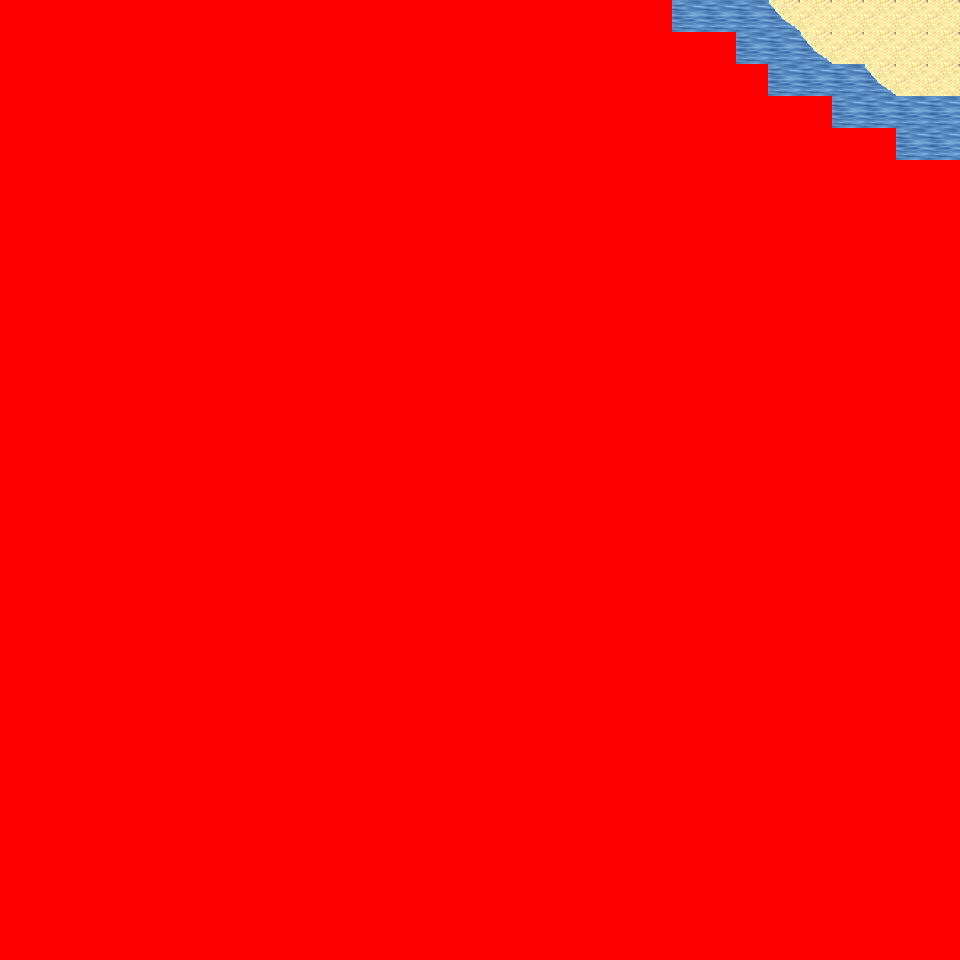

Below is a game level as drawn by its tile map, then a one-line description and the .tmx that defines it (tile-layer data replaced by summaries):
An orthogonal 30x30 tile map with 32x32 px tiles, 6 tile layers (Ground, Object, Object2, Above, ...), 51 tilesets and 2 objects (2x mapchange).

<map version="1.0" orientation="orthogonal" renderorder="right-down" width="30" height="30" tilewidth="32" tileheight="32" nextobjectid="3">
  <tileset firstgid="1" name="tileset_logic_collision" tilewidth="32" tileheight="32" tilecount="1" columns="1">
    <image source="../drawable/tileset_logic_collision.png" width="32" height="32" />
  </tileset>
  <tileset firstgid="2" name="tileset_ground_ground" tilewidth="32" tileheight="32" tilecount="33" columns="3">
    <image source="../drawable/tileset_ground_ground.png" width="96" height="352" />
  </tileset>
  <tileset firstgid="35" name="tileset_ground_water_pool" tilewidth="32" tileheight="32" tilecount="72" columns="3">
    <image source="../drawable/tileset_ground_water_pool.png" width="96" height="768" />
  </tileset>
  <tileset firstgid="107" name="tileset_furniture_carpet_plain_colours" tilewidth="32" tileheight="32" tilecount="10" columns="10">
    <image source="../drawable/tileset_furniture_carpet_plain_colours.png" width="320" height="32" />
  </tileset>
  <tileset firstgid="117" name="tileset_ground_brown_paving" tilewidth="32" tileheight="32" tilecount="2" columns="2">
    <image source="../drawable/tileset_ground_brown_paving.png" width="64" height="32" />
  </tileset>
  <tileset firstgid="119" name="tileset_ground_water_water" tilewidth="32" tileheight="32" tilecount="24" columns="3">
    <image source="../drawable/tileset_ground_water_water.png" width="96" height="256" />
  </tileset>
  <tileset firstgid="143" name="tileset_building_fence_fence_chunky" tilewidth="32" tileheight="32" tilecount="21" columns="3">
    <image source="../drawable/tileset_building_fence_fence_chunky.png" width="96" height="224" />
  </tileset>
  <tileset firstgid="164" name="tileset_ground_water_pool_corners" tilewidth="32" tileheight="32" tilecount="72" columns="3">
    <image source="../drawable/tileset_ground_water_pool_corners.png" width="96" height="768" />
  </tileset>
  <tileset firstgid="236" name="tileset_ground_grass_edges" tilewidth="32" tileheight="32" tilecount="36" columns="12">
    <image source="../drawable/tileset_ground_grass_edges.png" width="384" height="96" />
  </tileset>
  <tileset firstgid="272" name="tileset_ground_grass_corners" tilewidth="32" tileheight="32" tilecount="24" columns="6">
    <image source="../drawable/tileset_ground_grass_corners.png" width="192" height="128" />
  </tileset>
  <tileset firstgid="296" name="tileset_plant_grasses" tilewidth="32" tileheight="32" tilecount="6" columns="3">
    <image source="../drawable/tileset_plant_grasses.png" width="96" height="64" />
  </tileset>
  <tileset firstgid="302" name="tileset_plant_flower_daisy_white" tilewidth="32" tileheight="32" tilecount="8" columns="2">
    <image source="../drawable/tileset_plant_flower_daisy_white.png" width="64" height="128" />
  </tileset>
  <tileset firstgid="310" name="tileset_building_door_door_w" tilewidth="32" tileheight="32" tilecount="6" columns="2">
    <image source="../drawable/tileset_building_door_door_w.png" width="64" height="96" />
  </tileset>
  <tileset firstgid="316" name="tileset_building_wall_wood" tilewidth="32" tileheight="32" tilecount="16" columns="4">
    <image source="../drawable/tileset_building_wall_wood.png" width="128" height="128" />
  </tileset>
  <tileset firstgid="332" name="tileset_building_door_door_e" tilewidth="32" tileheight="32" tilecount="6" columns="2">
    <image source="../drawable/tileset_building_door_door_e.png" width="64" height="96" />
  </tileset>
  <tileset firstgid="338" name="tileset_ground_ground_2" tilewidth="32" tileheight="32" tilecount="4" columns="4">
    <image source="../drawable/tileset_ground_ground_2.png" width="128" height="32" />
  </tileset>
  <tileset firstgid="342" name="tileset_building_wall_stone" tilewidth="32" tileheight="32" tilecount="12" columns="3">
    <image source="../drawable/tileset_building_wall_stone.png" width="96" height="128" />
  </tileset>
  <tileset firstgid="354" name="tileset_building_wall_wall_brown" tilewidth="32" tileheight="32" tilecount="12" columns="3">
    <image source="../drawable/tileset_building_wall_wall_brown.png" width="96" height="128" />
  </tileset>
  <tileset firstgid="366" name="tileset_building_door_door_n" tilewidth="32" tileheight="32" tilecount="6" columns="3">
    <image source="../drawable/tileset_building_door_door_n.png" width="96" height="64" />
  </tileset>
  <tileset firstgid="372" name="tileset_building_church" tilewidth="32" tileheight="32" tilecount="56" columns="8">
    <image source="../drawable/tileset_building_church.png" width="256" height="224" />
  </tileset>
  <tileset firstgid="428" name="tileset_building_castle" tilewidth="32" tileheight="32" tilecount="320" columns="20">
    <image source="../drawable/tileset_building_castle.png" width="640" height="512" />
  </tileset>
  <tileset firstgid="748" name="tileset_plant_cactus" tilewidth="32" tileheight="32" tilecount="2" columns="1">
    <image source="../drawable/tileset_plant_cactus.png" width="32" height="64" />
  </tileset>
  <tileset firstgid="750" name="tileset_plant_stump_small_stump" tilewidth="32" tileheight="32" tilecount="4" columns="2">
    <image source="../drawable/tileset_plant_stump_small_stump.png" width="64" height="64" />
  </tileset>
  <tileset firstgid="754" name="tileset_furniture_carpet_rug_border" tilewidth="32" tileheight="32" tilecount="9" columns="3">
    <image source="../drawable/tileset_furniture_carpet_rug_border.png" width="96" height="96" />
  </tileset>
  <tileset firstgid="763" name="tileset_building_window_window_right" tilewidth="32" tileheight="32" tilecount="2" columns="2">
    <image source="../drawable/tileset_building_window_window_right.png" width="64" height="32" />
  </tileset>
  <tileset firstgid="765" name="tileset_item_statue_fairypool" tilewidth="32" tileheight="32" tilecount="16" columns="2">
    <image source="../drawable/tileset_item_statue_fairypool.png" width="64" height="256" />
  </tileset>
  <tileset firstgid="781" name="tileset_furniture_table_long_front_on" tilewidth="32" tileheight="32" tilecount="3" columns="1">
    <image source="../drawable/tileset_furniture_table_long_front_on.png" width="32" height="96" />
  </tileset>
  <tileset firstgid="784" name="tileset_building_decoration_blue_circle" tilewidth="32" tileheight="32" tilecount="4" columns="2">
    <image source="../drawable/tileset_building_decoration_blue_circle.png" width="64" height="64" />
  </tileset>
  <tileset firstgid="788" name="tileset_building_wall_bricked_edges" tilewidth="32" tileheight="32" tilecount="25" columns="5">
    <image source="../drawable/tileset_building_wall_bricked_edges.png" width="160" height="160" />
  </tileset>
  <tileset firstgid="813" name="tileset_item_corpse_skull_pale" tilewidth="32" tileheight="32" tilecount="2" columns="2">
    <image source="../drawable/tileset_item_corpse_skull_pale.png" width="64" height="32" />
  </tileset>
  <tileset firstgid="815" name="tileset_item_corpse_huge_animal" tilewidth="32" tileheight="32" tilecount="16" columns="2">
    <image source="../drawable/tileset_item_corpse_huge_animal.png" width="64" height="256" />
  </tileset>
  <tileset firstgid="831" name="tileset_item_sign_large" tilewidth="32" tileheight="32" tilecount="15" columns="5">
    <image source="../drawable/tileset_item_sign_large.png" width="160" height="96" />
  </tileset>
  <tileset firstgid="846" name="tileset_building_roof_yellow" tilewidth="32" tileheight="32" tilecount="20" columns="5">
    <image source="../drawable/tileset_building_roof_yellow.png" width="160" height="128" />
  </tileset>
  <tileset firstgid="866" name="tileset_building_roof_red" tilewidth="32" tileheight="32" tilecount="20" columns="5">
    <image source="../drawable/tileset_building_roof_red.png" width="160" height="128" />
  </tileset>
  <tileset firstgid="886" name="tileset_building_roof_green" tilewidth="32" tileheight="32" tilecount="20" columns="5">
    <image source="../drawable/tileset_building_roof_green.png" width="160" height="128" />
  </tileset>
  <tileset firstgid="906" name="tileset_building_roof_blue" tilewidth="32" tileheight="32" tilecount="20" columns="5">
    <image source="../drawable/tileset_building_roof_blue.png" width="160" height="128" />
  </tileset>
  <tileset firstgid="926" name="tileset_object_boat" tilewidth="32" tileheight="32" tilecount="42" columns="6">
    <image source="../drawable/tileset_object_boat.png" width="192" height="224" />
  </tileset>
  <tileset firstgid="968" name="tileset_ground_water_pool_deep" tilewidth="32" tileheight="32" tilecount="72" columns="3">
    <image source="../drawable/tileset_ground_water_pool_deep.png" width="96" height="768" />
  </tileset>
  <tileset firstgid="1040" name="tileset_object_suspension_bridge" tilewidth="32" tileheight="32" tilecount="24" columns="3">
    <image source="../drawable/tileset_object_suspension_bridge.png" width="96" height="256" />
  </tileset>
  <tileset firstgid="1064" name="tileset_plant_tree_palm_trees" tilewidth="32" tileheight="32" tilecount="40" columns="4">
    <image source="../drawable/tileset_plant_tree_palm_trees.png" width="128" height="320" />
  </tileset>
  <tileset firstgid="1104" name="tileset_furniture_table_hotdog_stand" tilewidth="32" tileheight="32" tilecount="20" columns="4">
    <image source="../drawable/tileset_furniture_table_hotdog_stand.png" width="128" height="160" />
  </tileset>
  <tileset firstgid="1124" name="tileset_item_banners_banners" tilewidth="32" tileheight="32" tilecount="6" columns="2">
    <image source="../drawable/tileset_item_banners_banners.png" width="64" height="96" />
  </tileset>
  <tileset firstgid="1130" name="tileset_building_door_closed" tilewidth="32" tileheight="32" tilecount="1" columns="1">
    <image source="../drawable/tileset_building_door_closed.png" width="32" height="32" />
  </tileset>
  <tileset firstgid="1131" name="tileset_building_decoration_numbers" tilewidth="32" tileheight="32" tilecount="20" columns="2">
    <image source="../drawable/tileset_building_decoration_numbers.png" width="64" height="320" />
  </tileset>
  <tileset firstgid="1151" name="tileset_building_decoration_numbers_higher" tilewidth="32" tileheight="32" tilecount="2" columns="2">
    <image source="../drawable/tileset_building_decoration_numbers_higher.png" width="64" height="32" />
  </tileset>
  <tileset firstgid="1153" name="tileset_furniture_light_small_oil_lamp" tilewidth="32" tileheight="32" tilecount="8" columns="2">
    <image source="../drawable/tileset_furniture_light_small_oil_lamp.png" width="64" height="128" />
  </tileset>
  <tileset firstgid="1161" name="tileset_building_roof_straw" tilewidth="32" tileheight="32" tilecount="20" columns="5">
    <image source="../drawable/tileset_building_roof_straw.png" width="160" height="128" />
  </tileset>
  <tileset firstgid="1181" name="tileset_building_huts" tilewidth="32" tileheight="32" tilecount="338" columns="26">
    <image source="../drawable/tileset_building_huts.png" width="832" height="416" />
  </tileset>
  <tileset firstgid="1519" name="tileset_ground_sand_1" tilewidth="32" tileheight="32" tilecount="10" columns="2">
    <image source="../drawable/tileset_ground_sand_1.png" width="64" height="160" />
  </tileset>
  <tileset firstgid="1529" name="tileset_ground_sand_2" tilewidth="32" tileheight="32" tilecount="15" columns="5">
    <image source="../drawable/tileset_ground_sand_2.png" width="160" height="96" />
  </tileset>
  <tileset firstgid="1544" name="tileset_building_fire_tower" tilewidth="32" tileheight="32" tilecount="252" columns="9">
    <image source="../drawable/tileset_building_fire_tower.png" width="288" height="896" />
  </tileset>
  <layer name="Ground" width="30" height="30">
    <data>[900 cells, 240 non-empty, 8 distinct tile ids]</data>
  </layer>
  <layer name="Object" width="30" height="30">
    <data>[900 cells, 5 non-empty, 2 distinct tile ids]</data>
  </layer>
  <layer name="Object2" width="30" height="30">
    <data>[900 cells, 0 non-empty, 0 distinct tile ids]</data>
  </layer>
  <layer name="Above" width="30" height="30">
    <data>[900 cells, 0 non-empty, 0 distinct tile ids]</data>
  </layer>
  <layer name="Above2" width="30" height="30">
    <data>[900 cells, 0 non-empty, 0 distinct tile ids]</data>
  </layer>
  <layer name="Walkable" width="30" height="30">
    <data>[900 cells, 872 non-empty, 1 distinct tile ids]</data>
  </layer>
  <objectgroup name="MapEvents">
    <object id="1" name="north" type="mapchange" x="672" y="0" width="288" height="32">
      <properties>
        <property name="map" value="0_ados_mountain_n2_w2_x2_y3" />
        <property name="place" value="south" />
      </properties>
    </object>
    <object id="2" name="east" type="mapchange" x="928" y="0" width="32" height="160">
      <properties>
        <property name="map" value="0_ados_mountain_n2_w2_x3_y4" />
        <property name="place" value="west" />
      </properties>
    </object>
  </objectgroup>
</map>
